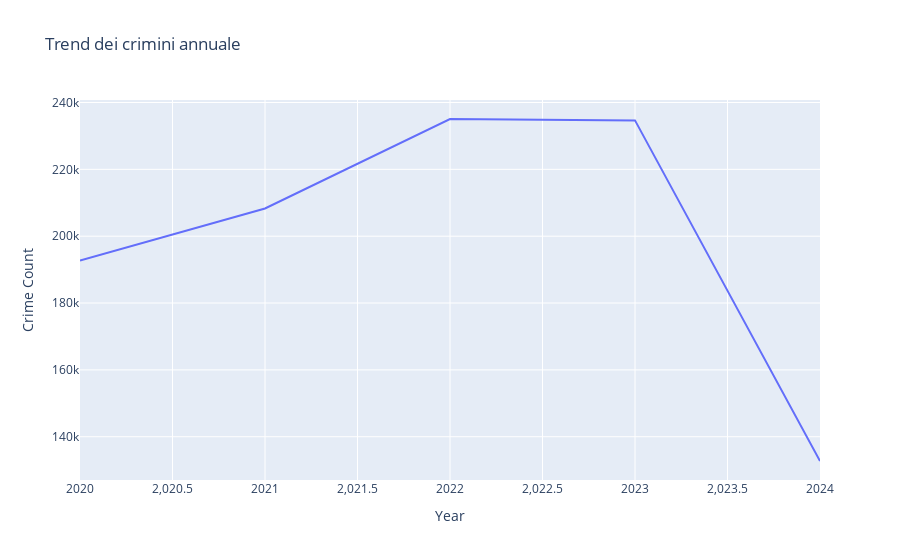

Notebook cell for this chart:
### Code cell
# Raggruppa per anno per visualizzare i crimini annuali
annual_crime_data = crime.groupby('Year').size().reset_index(name='Crime Count')

# Visualizza i crimini annuali
fig = px.line(annual_crime_data, x='Year', y='Crime Count', title='Trend dei crimini annuale')
fig.show()

### Figure 1 — Plotly figure (JSON) as saved in the notebook; plotly's stock layout.template omitted (floating-point values rounded to 4 significant figures)
{"data": [{"hovertemplate": "Year=%{x}<br>Crime Count=%{y}<extra></extra>", "legendgroup": "", "line": {"color": "#636efa", "dash": "solid"}, "marker": {"symbol": "circle"}, "mode": "lines", "name": "", "orientation": "v", "showlegend": false, "type": "scatter", "x": [2020, 2021, 2022, 2023, 2024], "xaxis": "x", "y": [192708, 208284, 235064, 234651, 132741], "yaxis": "y"}], "layout": {"legend": {"tracegroupgap": 0}, "title": {"text": "Trend dei crimini annuale"}, "xaxis": {"anchor": "y", "domain": [0, 1], "title": {"text": "Year"}}, "yaxis": {"anchor": "x", "domain": [0, 1], "title": {"text": "Crime Count"}}}}
